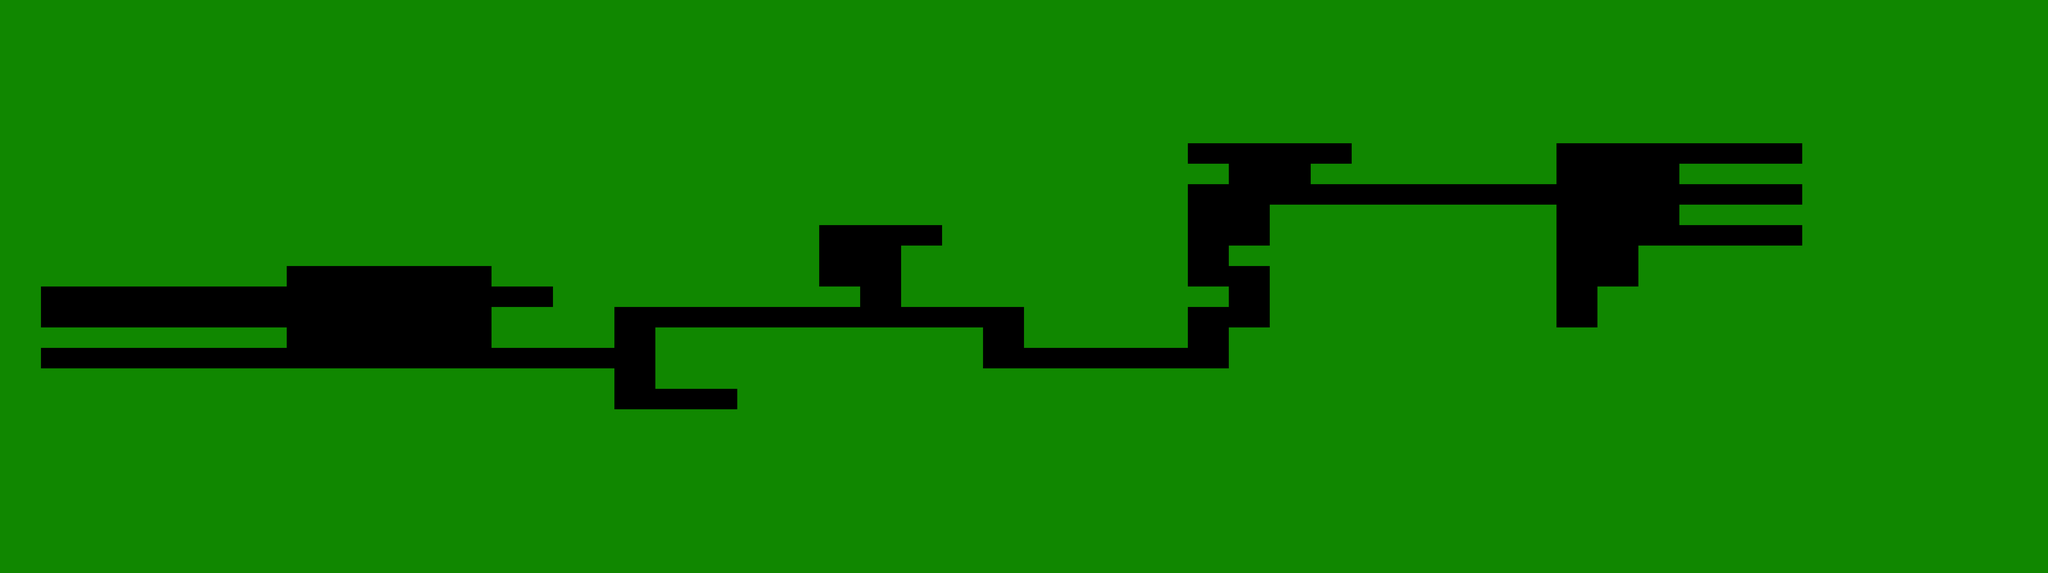

This game map was drawn from its Tiled (.tmx) file and the tilesets committed beside it. A one-line description and the trimmed map source follow:
An orthogonal 100x28 tile map with 85x85 px tiles, 1 tile layer (Path).

<map version="1.0" tiledversion="1.1.5" orientation="orthogonal" renderorder="right-down" width="100" height="28" tilewidth="85" tileheight="85" infinite="0" nextobjectid="1">
 <tileset firstgid="1" name="Walkable_Id" tilewidth="85" tileheight="85" tilecount="2" columns="2">
  <image source="Walkable_Id.png" width="170" height="85" />
 </tileset>
 <layer name="Path" width="100" height="28">
  <properties>
   <property name="Navigation" value="1" />
  </properties>
  <data>[2800 cells, 2531 non-empty, 1 distinct tile ids]</data>
 </layer>
</map>
